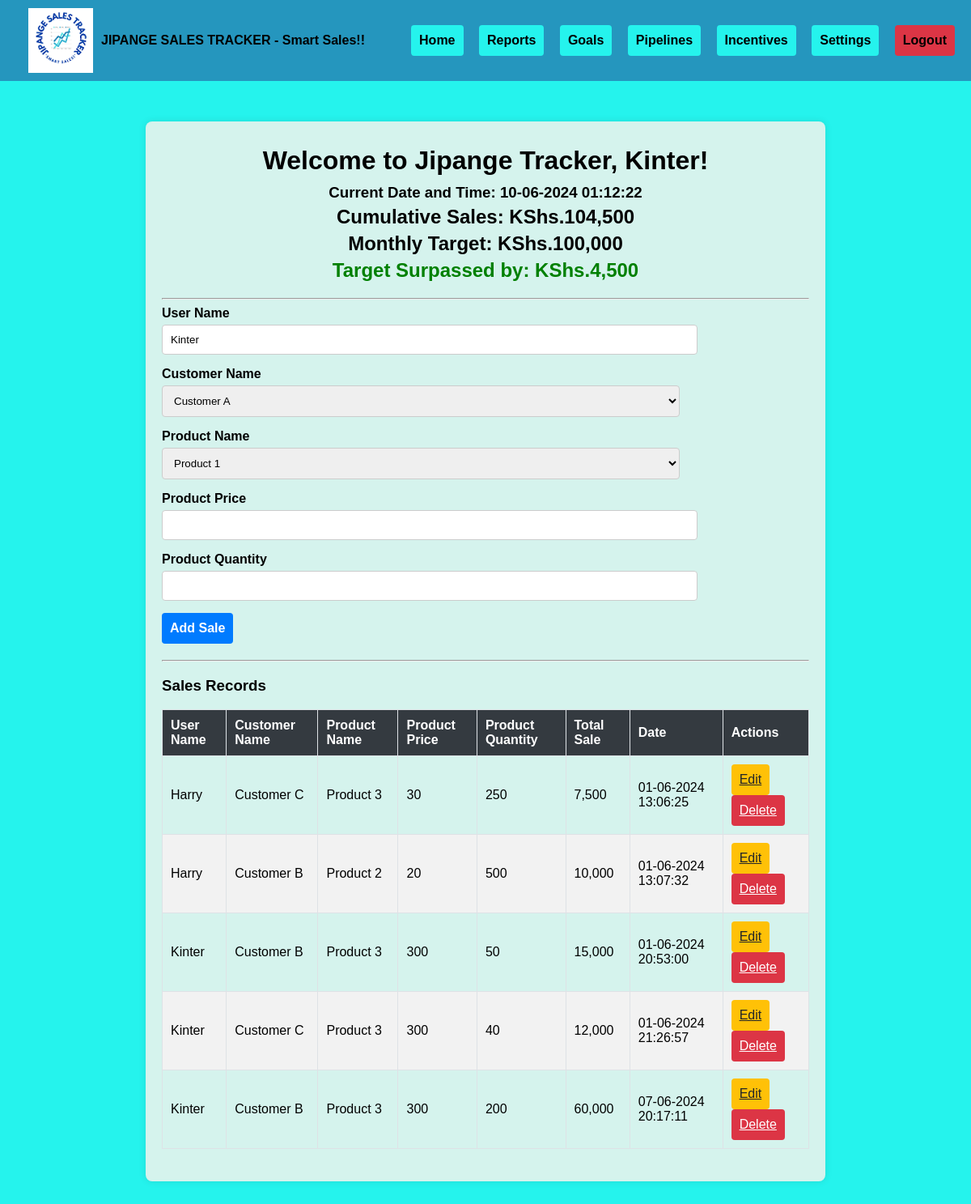
Page / (signed in) on the earlier database version.
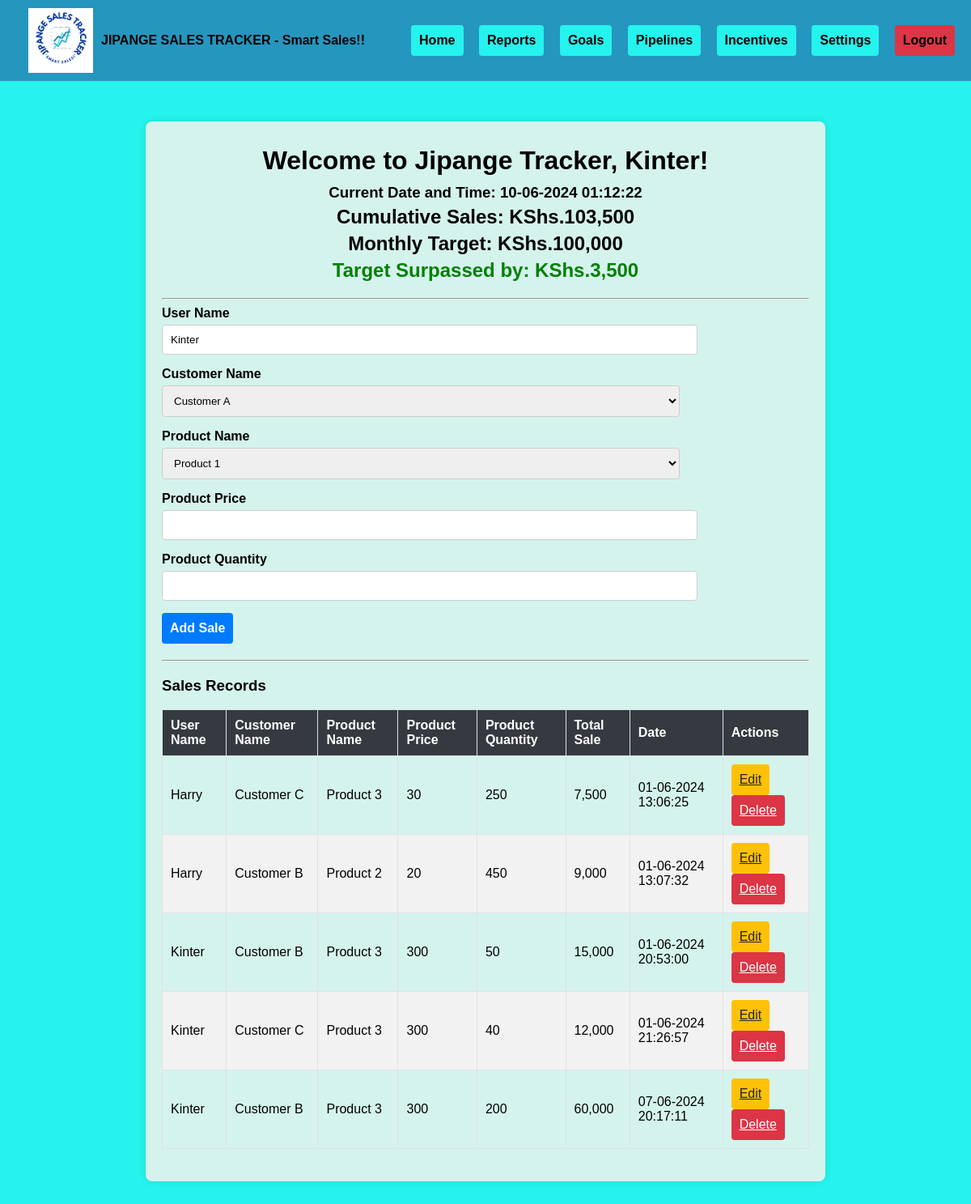
Same page on the later database version.
### app.py (models this page shows, shortened)
class User(db.Model, UserMixin):
    id = db.Column(db.Integer, primary_key=True)
    username = db.Column(db.String(80), unique=True, nullable=False)
    password = db.Column(db.String(120), nullable=False)

class Sale(db.Model):
    id = db.Column(db.Integer, primary_key=True)
    user_name = db.Column(db.String(80), nullable=False)
    customer_name = db.Column(db.String(80), nullable=False)
    product_name = db.Column(db.String(80), nullable=False)
    product_price = db.Column(db.Float, nullable=False)
    product_quantity = db.Column(db.Integer, nullable=False)
    total_sale = db.Column(db.Float, nullable=False)
    date = db.Column(db.DateTime, default=get_local_time)  # Use local time

### app.py (the view)
@app.route('/')
@login_required
def index():
    sales = Sale.query.all()
    cumulative_sales = sum(sale.total_sale for sale in sales)
    monthly_target = 100000.0
    target_balance = monthly_target - cumulative_sales
    target_balance2 =  cumulative_sales - monthly_target
    if target_balance > 0:
        formatted_target_balance =format_currency(target_balance)
    else:
        formatted_target_balance2 = format_currency(target_balance2)
    customers = ['Customer A', 'Customer B', 'Customer C']
    products = [
        {'name': 'Product 1', 'price': 100},
        {'name': 'Product 2', 'price': 200},
        {'name': 'Product 3', 'price': 300}
    ]
    current_local_time = get_local_time()
    return render_template('index.html',
                           sales=sales,
                           formatted_cumulative_sales=format_currency(cumulative_sales),
                           formatted_monthly_target=format_currency(monthly_target),
                           formatted_target_balance=format_currency(target_balance),
                           formatted_target_balance2=format_currency(target_balance2),
                           customers=customers,
                           products=products,
                           target_balance=target_balance,
                           format_currency=format_currency,
                           current_local_time=current_local_time)

### app.py (called while the page is built)
def get_local_time():
    utc_now = datetime.utcnow().replace(tzinfo=pytz.utc)
    local_now = utc_now.astimezone(local_tz)
    return local_now.strftime('%d-%m-%Y %H:%M:%S')

def format_currency(value):
    return f"{value:,.0f}".replace(".", ",")

@login_manager.user_loader
def load_user(user_id):
    return User.query.get(int(user_id))

### templates/index.html (shortened to what this page needs)
<!DOCTYPE html>
<html lang="en">
<head>
    <link rel="stylesheet" href="{{ url_for('static', filename='styles.css') }}">
</head>
<body>
    <nav class="navbar">
        <a class="navbar-brand" href="#"><img src="{{ url_for('static', filename='logo.png') }}" alt="Logo" class="logo">JIPANGE SALES TRACKER - Smart Sales!!</a>
        <div class="navbar-links">
            <a href="/" class="btn btn-navbar-links">Home</a>
            <a href="#" class="btn btn-navbar-links">Reports</a>
            <a href="#" class="btn btn-navbar-links">Goals</a>
            <a href="#" class="btn btn-navbar-links">Pipelines</a>
            <a href="#" class="btn btn-navbar-links">Incentives</a>
            <a href="#" class="btn btn-navbar-links">Settings</a>
            <a href="{{ url_for('logout') }}" class="btn btn-danger">Logout</a>
        </div>
    </nav>
    <div class="container">
        <header>
            <h1>Welcome to Jipange Tracker, {{ current_user.username }}!</h1>
            <h3>Current Date and Time: {{ current_local_time }}</h3>
            <h2>Cumulative Sales: KShs.{{ formatted_cumulative_sales }}</h2>
            <h2>Monthly Target: KShs.{{ formatted_monthly_target }}</h2>
            {% if target_balance > 0 %}
                <h2 style="color: red;">Target Balance: KShs.{{ formatted_target_balance }}</h2>
            {% else %}
                <h2 style="color: green;">Target Surpassed by: KShs.{{ (formatted_target_balance2) }}</h2>
            {% endif %}
        </header>
        <hr>
        <form method="POST" action="{{ url_for('add_sale') }}">
            <div class="form-group">
                <label for="userName">User Name</label>
                <input type="text" class="form-control" id="userName" name="userName" value="{{ current_user.username }}" readonly>
            </div>
            <div class="form-group">
                <label for="customerName">Customer Name</label>
                <select class="form-control" id="customerName" name="customerName" required>
                    {% for customer in customers %}
                    <option value="{{ customer }}">{{ customer }}</option>
                    {% endfor %}
                </select>
            </div>
            <div class="form-group">
                <label for="productName">Product Name</label>
                <select class="form-control" id="productName" name="productName" required>
                    {% for product in products %}
                    <option value="{{ product.name }}" data-price="{{ product.price }}">{{ product.name }}</option>
                    {% endfor %}
                </select>
            </div>
            <div class="form-group">
                <label for="productPrice">Product Price</label>
                <input type="number" class="form-control" id="productPrice" name="productPrice" step="0.01" required readonly>
            </div>
            <div class="form-group">
                <label for="productQuantity">Product Quantity</label>
                <input type="number" class="form-control" id="productQuantity" name="productQuantity" required>
            </div>
            <button type="submit" class="btn btn-primary">Add Sale</button>
        </form>
        <hr>
        <h3>Sales Records</h3>
        <table class="table">
            <thead>
                <tr>
                    <th>User Name</th>
                    <th>Customer Name</th>
                    <th>Product Name</th>
                    <th>Product Price</th>
                    <th>Product Quantity</th>
                    <th>Total Sale</th>
                    <th>Date</th>
                    <th>Actions</th>
                </tr>
            </thead>
            <tbody>
                {% for sale in sales %}
                <tr>
                    <td>{{ sale.user_name }}</td>
                    <td>{{ sale.customer_name }}</td>
                    <td>{{ sale.product_name }}</td>
                    <td>{{ format_currency(sale.product_price) }}</td>
                    <td>{{ sale.product_quantity }}</td>
                    <td>{{ format_currency(sale.total_sale) }}</td>
                    <td>{{ sale.date.strftime('%d-%m-%Y %H:%M:%S') }}</td>
                    <td>
                        <a href="{{ url_for('edit_sale', id=sale.id) }}" class="btn btn-warning btn-sm">Edit</a>
                        <a href="{{ url_for('delete_sale', id=sale.id) }}" class="btn btn-danger btn-sm">Delete</a>
                    </td>
                </tr>
                {% endfor %}
            </tbody>
        </table>
    </div>
</body>
</html>

### static/styles.css (style rules this page uses)
body { font-family: Verdana, sans-serif; background-color: rgb(37, 243, 237); margin: 0; padding: 0; }
.container { max-width: 800px; margin: 50px auto; padding: 20px; background-color: rgb(213, 243, 237); box-shadow: 0 0 10px rgba(0, 0, 0, 0.1); border-radius: 8px; }
.navbar { display: flex; justify-content: space-between; align-items: center; background-color: rgb(37, 150, 190); padding: 10px 20px; color: rgb(255, 255, 255); font-weight: bold; }
.navbar a { color: rgb(0, 0, 0); text-decoration: none; margin-left: 15px; }
.navbar-brand { display: flex; align-items: center; }
.navbar-brand .logo { height: 80px; margin-right: 10px; }
.btn-navbar-links { display: inline-block; background-color: rgb(37, 243, 237); color: rgb(12, 1, 1); padding: 10px 10px; font-size: 1rem; border: none; border-radius: 4px; cursor: pointer; text-align: center; }
header { text-align: center; margin-bottom: 20px; }
header h1 { margin: 10px 0; }
header h2, header h3 { margin: 5px 0; }
form { margin-bottom: 20px; }
.form-group { margin-bottom: 15px; }
.form-group label { display: block; margin-bottom: 5px; font-weight: bold; }
.form-control { width: 80%; padding: 10px; border: 1px solid #ccc; border-radius: 4px; }
.btn { display: inline-block; padding: 10px 10px; font-size: 1rem; border: none; border-radius: 4px; cursor: pointer; text-align: center; }
.btn-primary { background-color: #007bff; font-weight: bold; color: #fff; }
.btn-danger { background-color: #dc3545; color: #fff; }
.btn-warning { background-color: #ffc107; color: #212529; }
table { width: 100%; border-collapse: collapse; margin-bottom: 20px; }
table th, table td { padding: 10px; border: 1px solid #dee2e6; text-align: left; }
table th { background-color: #343a40; color: #fff; }
table tr:nth-child(even) { background-color: #f2f2f2; }

Differences in the rows shown:
changed Sale "Product 2": product_quantity "500" → "450"; total_sale "10,000" → "9,000"
Other differences:
{{ (formatted_target_balance2) }}: "4,500" → "3,500"
text no longer shown: "104,500"
text now shown: "103,500"
